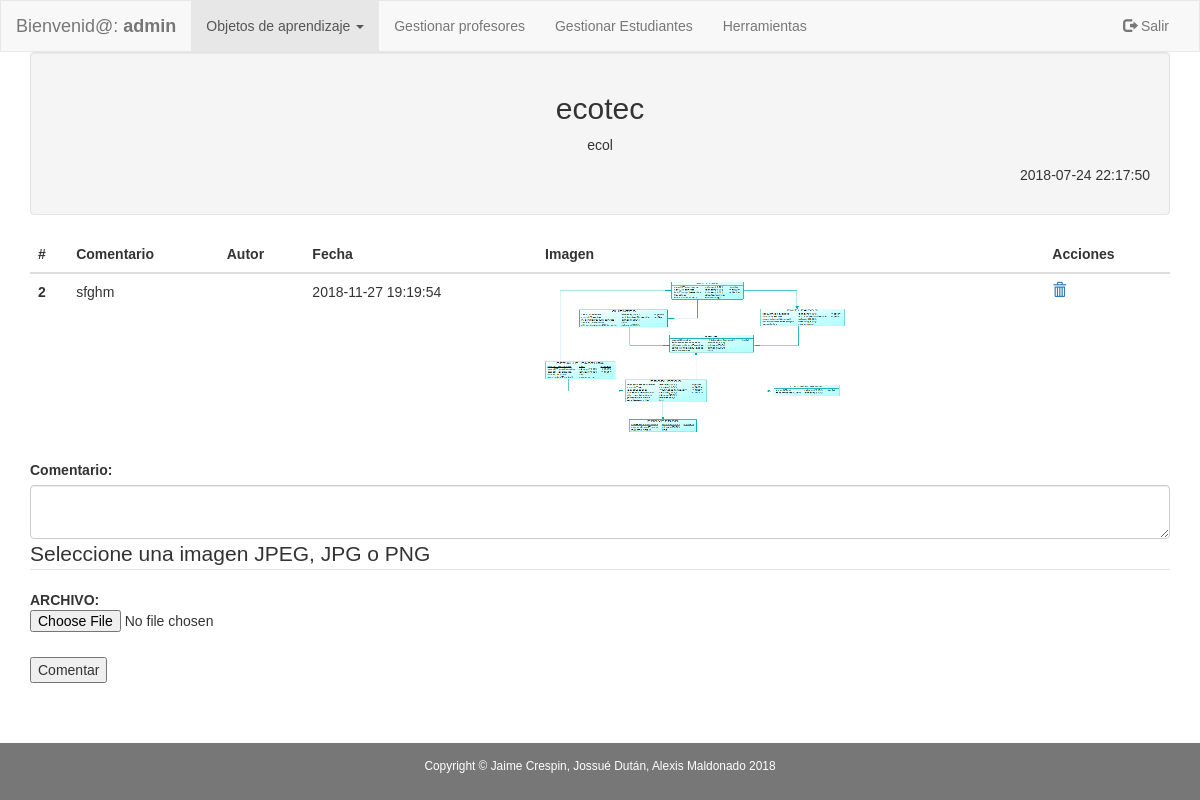
Screenshot of /sgoa/aplicacion/modulos_administrador/adm_comentarios.php?id=12 (signed in) with the database file from the repository.
### tables this page shows
CREATE TABLE `objeto_aprendizaje` (
  `idobjeto_aprendizaje` int(11) NOT NULL,
  `nombre` varchar(45) DEFAULT NULL,
  `descripcion` varchar(500) DEFAULT NULL,
  `id_usuario` int(11) DEFAULT NULL,
  `institucion` varchar(45) DEFAULT NULL,
  `fechaCreacion` timestamp NOT NULL DEFAULT CURRENT_TIMESTAMP,
  `palabras_clave` varchar(500) DEFAULT NULL,
  `tamanio` varchar(45) DEFAULT NULL,
  `ruta` varchar(45) DEFAULT NULL,
  `materia` varchar(50) DEFAULT NULL,
  `descarga` int(11) DEFAULT NULL
);

CREATE TABLE `comentario` (
  `idcomentario` int(11) NOT NULL,
  `contenido` varchar(500) DEFAULT NULL,
  `idusuario` int(11) DEFAULT NULL,
  `id_objeto_aprendizaje` int(11) DEFAULT NULL,
  `fechacomentario` timestamp NOT NULL DEFAULT CURRENT_TIMESTAMP,
  `rutaimagen` varchar(100) DEFAULT NULL
);

### sgoa/aplicacion/clases_negocio/funciones_oa_profesor.php (called while the page is built, shortened)
<?php
function obtener_tipo_usuario_con_id($id_usuario){
    $conexion = new Conexion();
    $statement = 'select * from usuario where idUsuario=?';
    $consulta = $conexion->prepare($statement);
    $consulta->setFetchMode(PDO::FETCH_ASSOC);
    $consulta->execute([$id_usuario]);
    if ($consulta->rowCount() != 0) {
        $fila = $consulta->fetch();
        $tipo_usuario = $fila['tipo_usuario'];
    }
    if (isset($tipo_usuario)) {
        return $tipo_usuario;
    } else {
        return null;
    }
}
function obtener_oa_como_arreglo($id_objeto_aprendizaje) {
    $conexion = new Conexion();
    $statement = 'select * from objeto_aprendizaje where idobjeto_aprendizaje=?';
    $consulta = $conexion->prepare($statement);
    $consulta->setFetchMode(PDO::FETCH_ASSOC);
    $consulta->execute([$id_objeto_aprendizaje]);
    if ($consulta->rowCount() != 0) {
        $fila = $consulta->fetch();
    }
    if (isset($fila)) {
        return $fila;
    } else {
        return null;
    }
}
?>

### sgoa/aplicacion/modulos_administrador/adm_comentarios.php (the view, shortened to what this page needs)
<!DOCTYPE html PUBLIC "-//W3C//DTD XHTML 1.0 Transitional//EN"
        "http://www.w3.org/TR/xhtml1/DTD/xhtml1-transitional.dtd">
<html xmlns="http://www.w3.org/1999/xhtml" lang="es">
<head>
    <link rel="stylesheet" href="../../plugins/bootstrap/css/bootstrap.min.css"></link>
</head>
<body>
<?php include './navbar_adm_obj_apr.php'; ?>
<?php
require '../clases_negocio/funciones_oa_profesor.php';
$id_objeto_aprendizaje = filter_input(INPUT_GET, 'id');
$objeto_de_aprendizaje = obtener_oa_como_arreglo($id_objeto_aprendizaje);
?>
<div class="container">
    <div class="well text-center">
        <h2><?php echo $objeto_de_aprendizaje['nombre'] ?></h2>
        <p><?php echo $objeto_de_aprendizaje['descripcion'] ?></p>
        <div style="text-align:right">
            <p><?php echo $objeto_de_aprendizaje['fechaCreacion'] ?></p>
        </div>
    </div>
    <div class="table-responsive-sm">
        <table class="table thead-light">
            <div class="col-sm-6 col-sm-offset-3">
                <thead class="th">
                <tr>
                    <th scope="col">#</th>
                    <th scope="col">Comentario</th>
                    <th scope="col">Autor</th>
                    <th scope="col">Fecha</th>
                    <th scope="col">Imagen</th>
                    <th scope="col">Acciones</th>
                </tr>
                </thead>
                <tbody>
                <?php
                $statement = "select * from comentario where id_objeto_aprendizaje=?";
                $conexion = new Conexion();
                $consulta = $conexion->prepare($statement);
                $consulta->setFetchMode(PDO::FETCH_ASSOC);
                $consulta->execute([$id_objeto_aprendizaje]);
                if ($consulta->rowCount() != 0) {
                    while ($comentario = $consulta->fetch()) {
                        echo '<tr class="">';
                        echo '<th scope="row text-center">' . $comentario['idcomentario'] . '</th>';
                        echo '<td>' . $comentario['contenido'] . '</td>';
                        if (obtener_tipo_usuario_con_id($comentario['idusuario']) == 'ADM') {
                                echo '<td>ADMINISTRADOR</td>';
                        } elseif(obtener_tipo_usuario_con_id($comentario['idusuario']) == 'PRO') {
                            $profesor = obtener_profesor_como_arreglo(obtener_id_profesor_con_id_usuario($comentario['idusuario']));
                                echo '<td>' . $profesor['nombres'] . ' ' . $profesor['apellidos'] . '</td>';
                        }else{
                                $estudiante = obtener_estudiante_como_arreglo(obtener_id_estudiante_con_id_usuario($comentario['idusuario']));
                                echo '<td>' . $estudiante['nombres'] . ' ' . $estudiante['apellidos'] . '</td>';
                            }
                        echo '<td>' . $comentario['fechacomentario'] . '</td>';
                        if(($comentario['rutaimagen'])=="../../imagenes/")
                        {
                            echo '<td></td>';
                        }else{
                            echo "<td><a onclick=\"previewImagen('".$comentario['rutaimagen']."');\"><img id='imgId' src='". $comentario['rutaimagen'] . "' width='300' height='150'></a></td>";
                        }
                        echo "<td><a onClick=\"javascript: return confirm('Realmente desea eliminar el objeto de aprendizaje?');\" href='adm_comentarios.php?id=".$comentario['id_objeto_aprendizaje']."&idcom=".$comentario['idcomentario']."&idborrar=2'><span class='glyphicon glyphicon-trash'></a></td>";
                        echo '</tr>';
                    }
                }
                ?>
                </tbody>
            </div>
        </table>
    </div>
    <form action="../modulos_administrador/adm_ejecutar_comentar.php" method="post" enctype="multipart/form-data">
        <div class="form-group">
            <label for="contenido">Comentario:</label>
            <textarea type="tex" class="form-control" id="contenido" name="contenido" required></textarea>
            <fieldset>
                <legend>Seleccione una imagen JPEG, JPG o PNG</legend>
                <p><b>ARCHIVO:</b><input type="file" name="file" id= "file"/></p>
            </fieldset>
        </div>
        <input type="submit" name="submitted" value="Comentar"/>
    </form>
</div>
<footer class="label-default container-fluid text-center">
    <p class="copyright small">Copyright &copy; Jaime Crespin, Jossué Dután, Alexis Maldonado 2018</p>
</footer>
</body>
</html>

### sgoa/aplicacion/modulos_administrador/adm_comentarios.php (style rules this page uses)
html { min-height: 100%; position: relative; }
body { margin:0; margin-bottom: 40px; }
footer { background-color: #555; color: white; padding: 15px; position: absolute; bottom: 0; width: 100%; }
body { font-family: Arial, Helvetica, sans-serif; }

### rows the page displays
objeto_aprendizaje: nombre "ecotec", descripcion "ecol", fechaCreacion "2018-07-24 22:17:50"
comentario: idcomentario "2", contenido "sfghm", fechacomentario "2018-11-27 19:19:54", rutaimagen (picture)

### other values shown
$_SESSION['usuario'] "admin"
